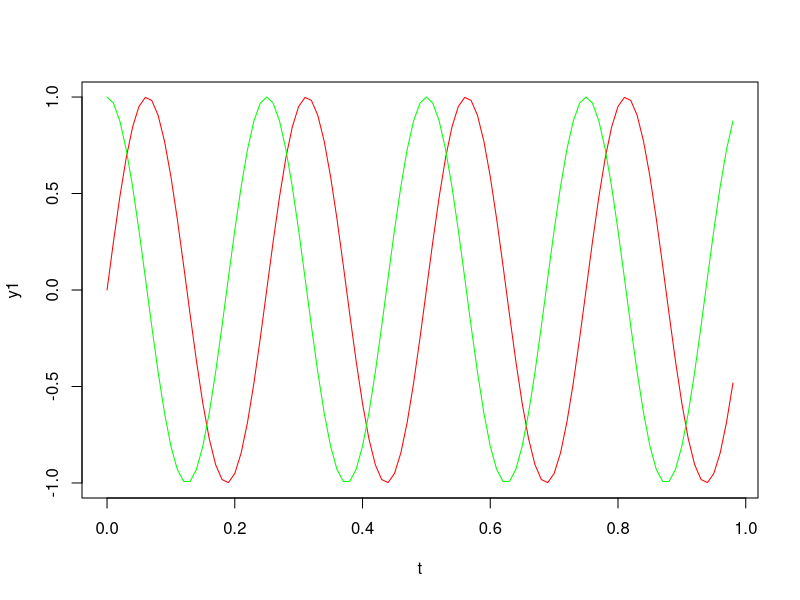
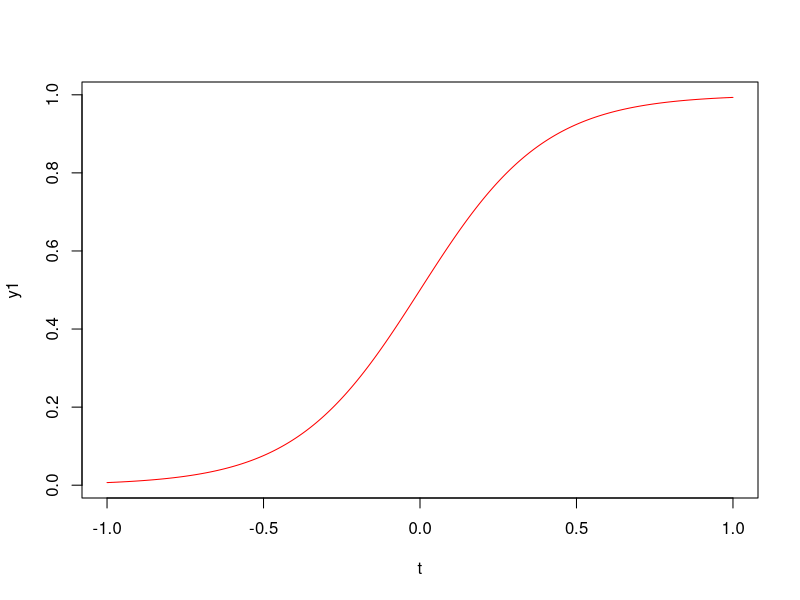
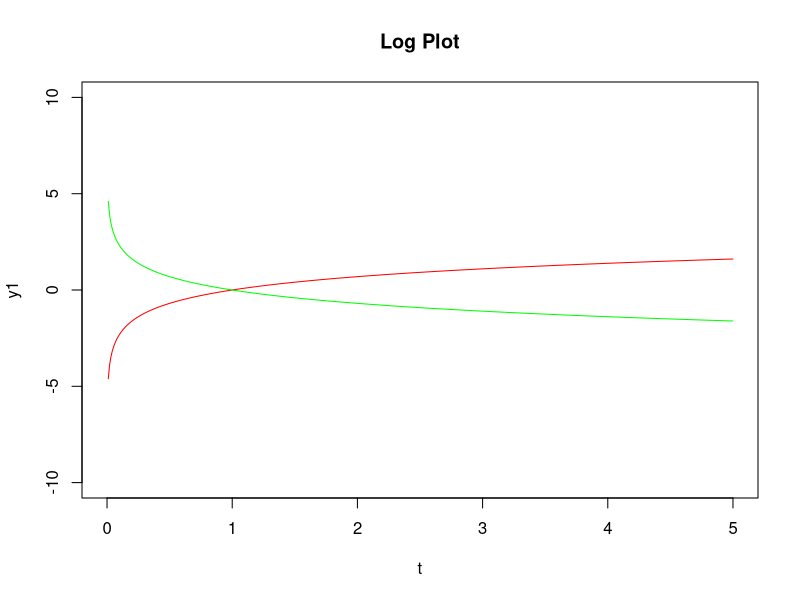

Write R code to recreate these figures, in order.
#sine and cosine functions
t = seq(0.0,0.98,0.01)
y1 = sin(2*pi*4*t)
plot(t, y1, type="l",col="red")
y2 = cos(2*pi*4*t)
lines(t, y2, col="green")

#sigmoid function
const = 5
t = seq(-1,1,0.001)
y1 = 1/(1+exp(-const * t))
plot(t, y1, type="l",col="red")

#log function
t = seq(0,5,0.01)
y1 = log(t)
plot(t, y1, type="l",col="red", main="Log Plot", ylim=c(-10, +10))
y2 = -log(t)
lines(t, y2, col="green")
